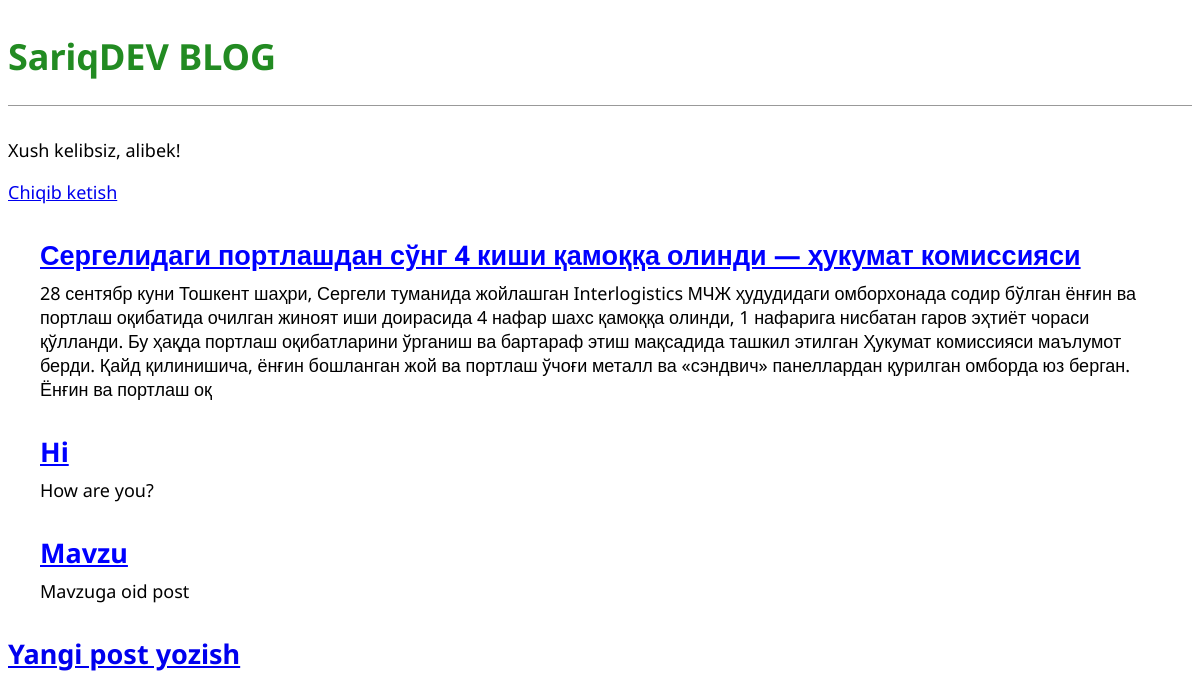
The app's page / (signed in) with its own data.
### blog/models.py (models this page shows, shortened)
class Post(models.Model):
    title = models.CharField(max_length=200)
    author = models.ForeignKey('auth.User', on_delete=models.CASCADE)
    body = models.TextField()

### blog/views.py (the view)
# urls.py: path('', BlogListView.as_view(), name = 'home'),
class BlogListView(ListView):
    model = Post
    template_name = 'home.html'

### templates/home.html
{% extends 'base.html' %}
{% block content %}
    {% for post in object_list %}
        <div class="post-entry">
            <h2><a href="{% url 'post_detail' pk=post.pk %}">{{ post.title }}</a></h2>
            <p>{{ post.body | slice:':500' }}</p>
        </div>
    {% endfor %}
{% endblock content %}

### templates/base.html (shortened to what this page needs)
{% load static %}
<!DOCTYPE html>
<html lang="en">
<head>
    <link rel="stylesheet" href="{% static 'css/base.css' %}">
</head>
<body>
<header>
    <h1><a href="{% url 'home' %}">SariqDEV BLOG</a></h1>
</header>
    {% if user.is_authenticated %}
        <p>Xush kelibsiz, {{ user.username }}!</p>
        <p><a href="{% url 'logout' %}">Chiqib ketish</a></p>
    {% else %}
        <a href="{% url 'login' %}">Saytga kirish</a>
        <a href="{% url 'signup' %}">Ro'yhatdan o'tish</a>
    {% endif %}
    <div>
        {% block content %}
        {% endblock content %}
    </div>
<footer>
    <h2><a href="{% url 'post_new' %}">Yangi post yozish</a></h2>
</footer>
</body>
</html>

### static/css/base.css (style rules this page uses)
header { border-bottom: 1px solid #999; margin-bottom: 2rem; display: flex; }
body { font-family:'Noto Sans', sans-serif; font-size: 18px; }
header h1 a { color: ForestGreen; text-decoration: none; }
.post-entry h2 { margin: 0.5rem 0; }
.post-entry h2 a, .post-entry h2 a:visited { color: blue; }
.post-entry p { margin: 0; font-weight: 400; }
.post-entry { margin: 2rem; }

### records on screen
Post: title "Сергелидаги портлашдан сўнг 4 киши қамоққа олинди — ҳукумат комиссияси", body "28 сентябр куни Тошкент шаҳри, Сергели туманида жойлашган Interlogistics МЧЖ ҳудудидаги омборхонада содир бўлган ёнғин ва портлаш оқибатида очилган жиноят иши доирасида 4 нафар шахс қамоққа олинди, 1 нафарига нисбатан гаров эҳтиёт чораси қўлланди. Бу ҳақда портлаш оқибатларини ўрганиш ва бартараф этиш мақсадида ташкил этилган Ҳукумат комиссияси маълумот берди. Қайд қилинишича, ёнғин бошланган жой ва портлаш ўчоғи металл ва «сэндвич» панеллардан қурилган омборда юз берган. Ёнғин ва портлаш оқ"
Post: title "Hi", body "How are you?"
Post: title "Mavzu", body "Mavzuga oid post"

### other values on screen
{{ user.username }} "alibek"
